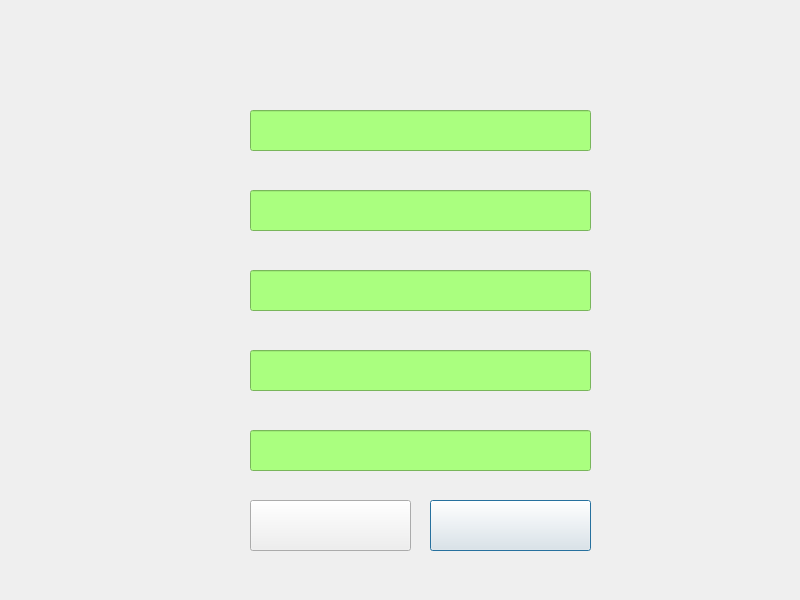
<?xml version="1.0" encoding="UTF-8"?>
<ui version="4.0">
 <class>Dialog</class>
 <widget class="QDialog" name="Dialog">
  <property name="geometry">
   <rect>
    <x>0</x>
    <y>0</y>
    <width>800</width>
    <height>600</height>
   </rect>
  </property>
  <property name="windowTitle">
   <string>Dialog</string>
  </property>
  <widget class="QLabel" name="label">
   <property name="geometry">
    <rect>
     <x>0</x>
     <y>0</y>
     <width>800</width>
     <height>600</height>
    </rect>
   </property>
   <property name="text">
    <string/>
   </property>
   <property name="pixmap">
    <pixmap>assets/CreateAccount/NoweKonto.png</pixmap>
   </property>
   <property name="scaledContents">
    <bool>true</bool>
   </property>
  </widget>
  <widget class="QPushButton" name="CreateAccountButton">
   <property name="geometry">
    <rect>
     <x>430</x>
     <y>500</y>
     <width>161</width>
     <height>51</height>
    </rect>
   </property>
   <property name="text">
    <string/>
   </property>
   <property name="icon">
    <iconset>
     <normaloff>assets/ZalozKonto.png</normaloff>assets/ZalozKonto.png</iconset>
   </property>
   <property name="iconSize">
    <size>
     <width>161</width>
     <height>51</height>
    </size>
   </property>
  </widget>
  <widget class="QPushButton" name="BackButton">
   <property name="geometry">
    <rect>
     <x>250</x>
     <y>500</y>
     <width>161</width>
     <height>51</height>
    </rect>
   </property>
   <property name="text">
    <string/>
   </property>
   <property name="icon">
    <iconset>
     <normaloff>assets/Cofnij.png</normaloff>assets/Cofnij.png</iconset>
   </property>
   <property name="iconSize">
    <size>
     <width>161</width>
     <height>51</height>
    </size>
   </property>
  </widget>
  <widget class="QLineEdit" name="LoginEdit">
   <property name="geometry">
    <rect>
     <x>250</x>
     <y>110</y>
     <width>341</width>
     <height>41</height>
    </rect>
   </property>
   <property name="font">
    <font>
     <pointsize>16</pointsize>
    </font>
   </property>
   <property name="autoFillBackground">
    <bool>false</bool>
   </property>
   <property name="styleSheet">
    <string notr="true">background-color: rgb(170, 255, 127);</string>
   </property>
   <property name="text">
    <string/>
   </property>
  </widget>
  <widget class="QLineEdit" name="PasswordEdit">
   <property name="geometry">
    <rect>
     <x>250</x>
     <y>190</y>
     <width>341</width>
     <height>41</height>
    </rect>
   </property>
   <property name="font">
    <font>
     <pointsize>16</pointsize>
    </font>
   </property>
   <property name="autoFillBackground">
    <bool>false</bool>
   </property>
   <property name="styleSheet">
    <string notr="true">background-color: rgb(170, 255, 127);</string>
   </property>
   <property name="text">
    <string/>
   </property>
  </widget>
  <widget class="QLineEdit" name="NameEdit">
   <property name="geometry">
    <rect>
     <x>250</x>
     <y>270</y>
     <width>341</width>
     <height>41</height>
    </rect>
   </property>
   <property name="font">
    <font>
     <pointsize>16</pointsize>
    </font>
   </property>
   <property name="autoFillBackground">
    <bool>false</bool>
   </property>
   <property name="styleSheet">
    <string notr="true">background-color: rgb(170, 255, 127);</string>
   </property>
   <property name="text">
    <string/>
   </property>
  </widget>
  <widget class="QLineEdit" name="LastNameEdit">
   <property name="geometry">
    <rect>
     <x>250</x>
     <y>350</y>
     <width>341</width>
     <height>41</height>
    </rect>
   </property>
   <property name="font">
    <font>
     <pointsize>16</pointsize>
    </font>
   </property>
   <property name="autoFillBackground">
    <bool>false</bool>
   </property>
   <property name="styleSheet">
    <string notr="true">background-color: rgb(170, 255, 127);</string>
   </property>
   <property name="text">
    <string/>
   </property>
  </widget>
  <widget class="QLineEdit" name="EmailEdit">
   <property name="geometry">
    <rect>
     <x>250</x>
     <y>430</y>
     <width>341</width>
     <height>41</height>
    </rect>
   </property>
   <property name="font">
    <font>
     <pointsize>16</pointsize>
    </font>
   </property>
   <property name="autoFillBackground">
    <bool>false</bool>
   </property>
   <property name="styleSheet">
    <string notr="true">background-color: rgb(170, 255, 127);</string>
   </property>
   <property name="text">
    <string/>
   </property>
  </widget>
 </widget>
 <resources/>
 <connections/>
</ui>
